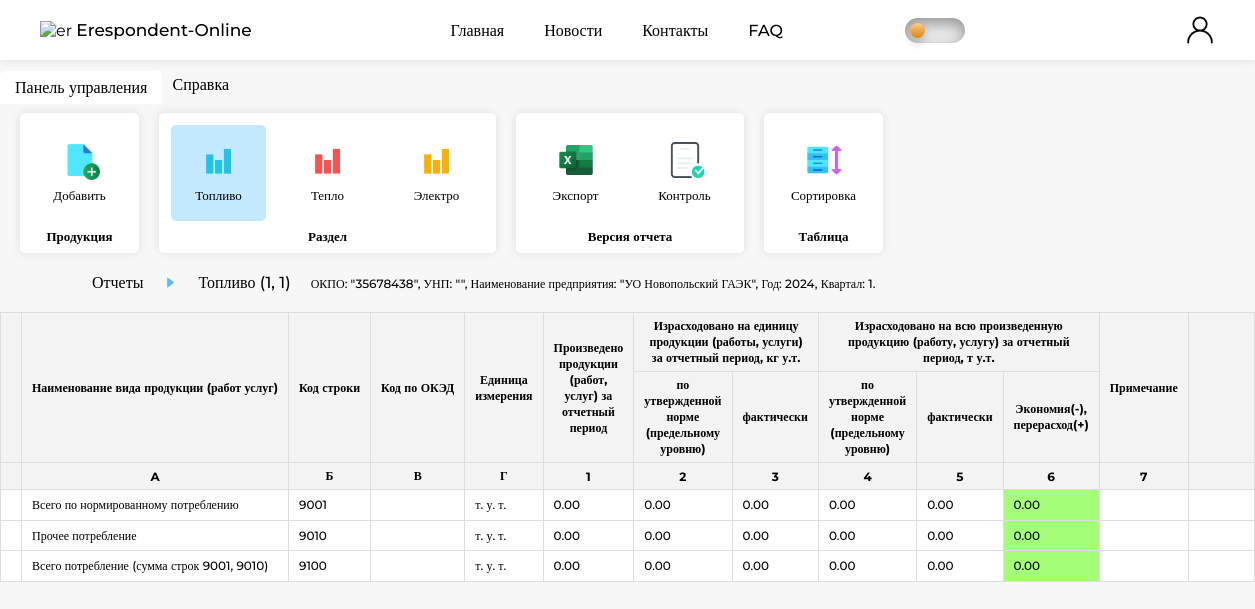
Screenshot of /report_area/fuel/1 (signed in) with the database file from the repository.
### website/models.py (models this page shows)
class Report(db.Model):
    __tablename__ = 'report'
    id = db.Column(db.Integer, primary_key=True)
    okpo = db.Column(db.Integer)
    organization_name = db.Column(db.String(50))
    year = db.Column(db.Integer)
    quarter = db.Column(db.Integer)
    user_id = db.Column(db.Integer, db.ForeignKey('user.id'))
    time_of_receipt = db.Column(db.Date)
    versions = relationship('Version_report', backref='report')

class Version_report(db.Model):
    __tablename__ = 'version_report'
    id = db.Column(db.Integer, primary_key=True)
    begin_time = db.Column(db.Date, default=datetime.now())
    change_time = db.Column(db.Date)
    control = db.Column(db.Boolean, default=False)
    agreed = db.Column(db.Boolean, default=False)
    sent = db.Column(db.Boolean, default=False)
    status = db.Column(db.String(20))
    sent_time = db.Column(db.Date)
    agreed_time = db.Column(db.Date)
    fio = db.Column(db.String(30))
    telephone = db.Column(db.String(20))
    email = db.Column(db.String(50))
    report_id = db.Column(db.Integer, db.ForeignKey('report.id'))
    sections = db.relationship('Sections', backref='version_report', lazy=True, cascade="all, delete-orphan")

class Sections(db.Model):
    __tablename__ = 'sections'
    id = db.Column(db.Integer, primary_key=True)
    id_version = db.Column(db.Integer, db.ForeignKey('version_report.id'))
    id_product = db.Column(db.Integer, db.ForeignKey('DirProduct.IdProduct'))
    code_product = db.Column(db.Integer, db.ForeignKey('DirProduct.CodeProduct'))
    section_number = db.Column(db.Integer)
    Oked = db.Column(db.Integer)
    produced = db.Column(Numeric(precision=20, scale=2))
    Consumed_Quota = db.Column(Numeric(precision=20, scale=2))
    Consumed_Fact = db.Column(Numeric(precision=20, scale=2))
    Consumed_Total_Quota = db.Column(Numeric(precision=20, scale=2))
    Consumed_Total_Fact = db.Column(Numeric(precision=20, scale=2))
    total_differents = db.Column(Numeric(precision=20, scale=2))
    note = db.Column(db.String(200))
    product = relationship("DirProduct", foreign_keys=[id_product], backref="section")

class DirProduct(db.Model):
    __tablename__ = 'DirProduct'
    IdProduct = db.Column(db.Integer, primary_key = True)
    CodeProduct = db.Column(db.String(4000))
    NameProduct = db.Column(db.String(4000))
    IsFuel = db.Column(db.Boolean)
    IsHeat = db.Column(db.Boolean)
    IsElectro = db.Column(db.Boolean)
    IdUnit = db.Column(db.Integer, db.ForeignKey('DirUnit.IdUnit'))
    DateStart = db.Column(db.Date)
    DateEnd = db.Column(db.Date)
    unit = relationship("DirUnit", foreign_keys=[IdUnit], backref="products")

class DirUnit(db.Model):
    __tablename__ = 'DirUnit'
    IdUnit = db.Column(db.Integer, primary_key = True)
    CodeUnit = db.Column(db.String(4000))
    NameUnit = db.Column(db.String(4000))

### website/views.py (the view, shortened to what this page needs)
@views.route('/report_area/fuel/<int:id>')
@login_required
@owner_only
def report_fuel(id):
    dirUnit = DirUnit.query.filter_by().all()
    dirProduct = DirProduct.query.filter(DirProduct.IsFuel == True, ~DirProduct.CodeProduct.in_(['9001', '9010', '9100'])).order_by(asc(DirProduct.CodeProduct)).all()
    current_version = Version_report.query.filter_by(id=id).first()
    curent_report = Report.query.filter_by(id=current_version.report_id).first()
    sections = Sections.query.filter_by(id_version=current_version.id, section_number=1).all()
    sections = Sections.query.filter_by(id_version=current_version.id, section_number=1).order_by(desc(Sections.id)).all()
    return render_template('report_fuel.html',
        sections=sections,
        dirUnit=dirUnit,
        dirProduct=dirProduct,
        user=current_user,
        curent_report=curent_report,
        current_version=current_version
    )

### website/templates/report_fuel.html (shortened to what this page needs)
{% extends "base.html" %}
{% block content %}
<div class = "report-area_page">
    <div class = "report-area_menu">
        <div class="report-area_podmenu">
            <label for="tab1" class="report-area_menu-name">Панель управления</label>
            <div class="content-podmenu">
                <nav>
                    <ul>
                        <section>
                            <div class = "functions_menu">
                                <li data-action="link_addSection_modal">
                                    <img src="{{ url_for('static', filename='img/icon_new_file.png')}}" alt="">
                                    <a>Добавить</a>
                                </li>
                            </div>
                            <a class="functions_menu_name">
                                Продукция
                            </a>
                        </section>
                        <section>
                            <div class = "functions_menu">
                                <li onclick="window.location.href='/report_area/fuel/{{current_version.id}}'" class = "activefunctions_menu">
                                    <img src="{{ url_for('static', filename='img/Toplivo.png')}}" alt="">
                                    <a>Топливо</a>
                                </li>
                                <li onclick="window.location.href='/report_area/heat/{{current_version.id}}'">
                                    <img src="{{ url_for('static', filename='img/Teplo.png')}}" alt="">
                                    <a>Тепло</a>
                                </li>
                                <li onclick="window.location.href='/report_area/electro/{{current_version.id}}'"  >
                                    <img src="{{ url_for('static', filename='img/Electro.png')}}" alt="">
                                    <a>Электро</a>
                                </li>
                            </div>
                            <a class="functions_menu_name">
                                Раздел
                            </a>
                        </section>
                        <section>
                            <div class = "functions_menu">
                                <li id = "export-table-btn">
                                    <img src="{{ url_for('static', filename='img/icon_excel.png')}}" alt="">
                                    <a>Экспорт</a>
                                </li>
                                <li id="control-report-btn">
                                    <img src="{{ url_for('static', filename='img/icon_control.png')}}" alt="">
                                    <a>Контроль</a>
                                </li>
                            </div>
                            <a class="functions_menu_name">
                                Версия отчета
                            </a>
                        </section>
                        <section>
                            <div class = "functions_menu">
                                <li onclick="sortTable()">
                                    <img src="{{ url_for('static', filename='img/icon_sort.png')}}" alt="">
                                    <a>Сортировка</a>
                                </li>
                            </div>
                            <a class="functions_menu_name">
                                Таблица
                            </a>
                        </section>
                    </ul>
                </nav>
            </div>
        </div>
        <div class="report-area_podmenu">
            <label for="tab2" class="report-area_menu-name">Справка</label>
        </div>
    </div>
    <div class = "rotation-fromareas" >
        <div class = "rotation-fromareas_info">
            <span>
                <a class = "hover_a" href="/report_area">Отчеты</a>
            </span>
            <span>
                <img class = "img_black" src="{{ url_for('static', filename='img/icon_arroy.png')}}" alt="">
            </span>
            <span>
                <a>Топливо ({{curent_report.id}}, {{current_version.id}})</a>
            </span>
            <span>
                <a style = "font-size: 12px;">ОКПО: "{{curent_report.okpo}}",
                    УНП: "{{curent_report.organization_name.ynp}}",
                    Наименование предприятия: "{{curent_report.organization_name}}",
                    Год: {{curent_report.year}},
                    Квартал: {{curent_report.quarter}}. </a>
            </span>
        </div>
    </div>
    <div class = "report-area">
        <table class = "table_report-area">
            <thead class="order-table_titels">
                <tr>
                    <th class="resizable" rowspan="2"></th>
                    <th class="resizable" style = "white-space: nowrap;" rowspan="2">Наименование вида продукции (работ услуг)<div class="resizer"></div></th>
                    <th class="resizable" rowspan="2" style = "white-space: nowrap;">Код строки<div class="resizer"></div></th>
                    <th class="resizable" rowspan="2" style = "white-space: nowrap;">Код по ОКЭД<div class="resizer"></div></th>
                    <th class="resizable" rowspan="2">Единица измерения<div class="resizer"></div></th>
                    <th class="resizable" rowspan="2">Произведено продукции (работ, услуг) за отчетный период<div class="resizer"></div></th>
                    <th class="resizable" colspan="2">Израсходовано на единицу продукции (работы, услуги) за отчетный период, кг у.т.<div class="resizer"></div></th>
                    <th class="resizable" colspan="3">Израсходовано на всю произведенную продукцию (работу, услугу) за отчетный период, т у.т.<div class="resizer"></div></th>
                    <th class="resizable" rowspan="2">Примечание<div class="resizer"></div></th>
                    <th rowspan="2"></th>
                </tr>
                <tr>
                    <th class="resizable">по утвержденной норме (предельному уровню)<div class="resizer"></div></th>
                    <th class="resizable">фактически<div class="resizer"></div></th>
                    <th class="resizable">по утвержденной норме (предельному уровню)<div class="resizer"></div></th>
                    <th class="resizable">фактически<div class="resizer"></div></th>
                    <th class="resizable" style = "width: 80px;">Экономия(-), перерасход(+)<div class="resizer"></div></th>
                </tr>
                <tr>
                    <th></th>
                    <th class="resizable">A<div class="resizer"></div></th>
                    <th class="resizable">Б<div class="resizer"></div></th>
                    <th class="resizable">В<div class="resizer"></div></th>
                    <th class="resizable">Г<div class="resizer"></div></th>
                    <th class="resizable">1<div class="resizer"></div></th>
                    <th class="resizable">2<div class="resizer"></div></th>
                    <th class="resizable">3<div class="resizer"></div></th>
                    <th class="resizable">4<div class="resizer"></div></th>
                    <th class="resizable">5<div class="resizer"></div></th>
                    <th class="resizable">6<div class="resizer"></div></th>
                    <th class="resizable">7<div class="resizer"></div></th>
                    <th rowspan="2"></th>
                </tr>
            </thead>
            <tbody>
                {% for row in sections %}
                <tr class = "section_row" data-id="{{ row.id }}" >
                    <td>
                    </td>
                    <td>
                        <input
                            class = "product-name_fuel"
                            type = "text"
                            value = "{{ row.product.NameProduct }}"
                            readonly
                        >
                    </td>
                    <td>
                        <input
                            name = "code_product"
                            value = "{{ row.code_product }}"
                            readonly
                        >
                    </td>
                    <td>
                        <input
                            name = "Oked_fuel"
                            value = "{{ row.Oked }}"
                            readonly
                        >
                    </td>
                    <td>
                        <input
                            style = "white-space: nowrap; text-align: left;"
                            name = ""
                            value = "{{ row.product.unit.NameUnit }}"
                            readonly
                        >
                    </td>
                    <td>
                        <input
                            name = "produced_fuel"
                            value = "{{ row.produced }}"
                            readonly
                        >
                    </td>
                    <td>
                        <input
                            name = "Consumed_Quota_fuel"
                            value = "{{ row.Consumed_Quota }}"
                            readonly
                        >
                    </td>
                    <td>
                        <input
                            name = "Consumed_Fact_fuel"
                            value = "{{ row.Consumed_Fact }}"
                            readonly
                        >
                    </td>
                    <td>
                        <input
                            name = "Consumed_Total_Quota_fuel"
                            value = "{{ row.Consumed_Total_Quota }}"
                            readonly
                        >
                    </td>
                    <td>
                        <input
                            name = "Consumed_Total_Fact_fuel"
                            value = "{{ row.Consumed_Total_Fact }}"
                            readonly
                        >
                    </td>
                    {% if row.total_differents is not none and (row.total_differents < 0.0 or row.total_differents == 0.00) %}
                        <td style="background-color: #a2ff77;">
                            <input
                                style="background-color: #a2ff77; color: black;"
                                name="row_total_differents"
                                value="{{ row.total_differents }}"
                                readonly
                            >
                        </td>
                    {%endif%}
                    <td>
                        <input
                            name = "note_fuel"
                            value = "{{ row.note }}"
                            readonly
                        >
                    </td>
                    <td colspan="2"></td>
                </tr>
                {%endfor%}
            </tbody>
        </table>
    </div>
</div>
{% endblock %}

### website/templates/base.html (shortened to what this page needs)
<!DOCTYPE html>
<html>
  <head>
    <link rel="stylesheet" href="{{ url_for('static', filename='css/base.css') }}">
  </head>
  <body>
    <header>
      <div class="header-left">
          <img src="" alt="er">
         <a href="/">Erespondent-Online</a>
      </div>
      <div class="header-center">
        <nav>
          <ul>
              <li onclick="window.location.href='/'">Главная</li>
              <li onclick="window.location.href=''">Новости</li>
              <li onclick="window.location.href=''" >Контакты</li>
              <li onclick="window.location.href=''" >FAQ</li>
          </ul>
        </nav>
      </div>
      <div class="header-right">
        <label for="darkmode-toggle">
        </label>
        {% if user.is_authenticated %}
        <div class="user-container">
            <img
              onclick="window.location.href='/account'"
              class = "icon_black"
              src="{{ url_for('static', filename='img/icon_black-user.png')}}" alt="">
        </div>
        {% else %}
          <li onclick="window.location.href='/login'" >Войти</li>
        {% endif %}
      </div>
    </header>
    <main>
    {% block content %}
    {% endblock %}
    </main>
  </body>
</html>

### rows the page displays
Report: id "1", okpo "35678438", organization_name "УО Новопольский ГАЭК", year "2024", quarter "1"
Version_report: id "1"
Sections: product.NameProduct "Всего по нормированному потреблению", code_product "9001", product.unit.NameUnit "т. у. т.", produced_fuel "0.00", Consumed_Quota_fuel "0.00", Consumed_Fact_fuel "0.00", Consumed_Total_Quota_fuel "0.00", Consumed_Total_Fact_fuel "0.00", row_total_differents "0.00"
Sections: product.NameProduct "Прочее потребление", code_product "9010", product.unit.NameUnit "т. у. т.", produced_fuel "0.00", Consumed_Quota_fuel "0.00", Consumed_Fact_fuel "0.00", Consumed_Total_Quota_fuel "0.00", Consumed_Total_Fact_fuel "0.00", row_total_differents "0.00"
Sections: product.NameProduct "Всего потребление (сумма строк 9001, 9010)", code_product "9100", product.unit.NameUnit "т. у. т.", produced_fuel "0.00", Consumed_Quota_fuel "0.00", Consumed_Fact_fuel "0.00", Consumed_Total_Quota_fuel "0.00", Consumed_Total_Fact_fuel "0.00", row_total_differents "0.00"
